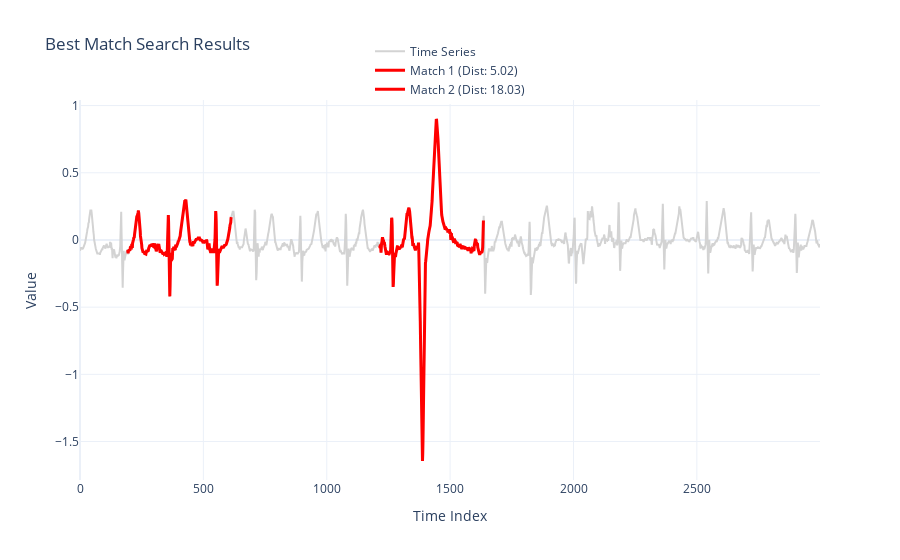

Notebook code cell kept with this figure:
### Markdown cell above
### **Задача 2.**

Проделайте такие же шаги для поиска по образцу, как и в задаче 1, но теперь вычислите профиль расстояния с помощью одной из выбранных вами версий алгоритма MASS. Для этого используйте стороннюю библиотеку *mass-ts*. Со списком всех функций, которые предоставляет данная библиотека, и их описанием вы можете ознакомиться в [репозитории библиотеки GitHub](https://github.com/matrix-profile-foundation/mass-ts).

Обратите внимание, что MASS 2 и MASS 3 возвращают профиль расстояния в виде вектора комплексных чисел. Для дальнейшей работы с профилем расстояния используйте только вещественные части комплексных чисел.

### Code cell
# 1. Вычисление профиля расстояния с помощью MASS 2
# Функция mass2 выполняет поиск с Z-нормализацией "на лету"
dist_profile_mass = mts.mass2(ts, query)

# 2. Обработка комплексных чисел
# MASS2 возвращает комплексные числа из-за FFT.
# Нам нужна только действительная часть, представляющая Евклидово расстояние.
dist_profile_mass = dist_profile_mass.real

# 3. Поиск Top-K похожих подпоследовательностей
mass_bestmatch_results = topK_match(dist_profile_mass, excl_zone, topK)

# 4. Вывод результатов
print("MASS Found indices:", mass_bestmatch_results['indices'])
print("MASS Distances:", mass_bestmatch_results['distances'])
# 5. Визуализация результатов
plot_bestmatch_results(ts, query, mass_bestmatch_results)

### Figure 1 — Plotly figure (JSON) as saved in the notebook; plotly's stock layout.template omitted (floating-point values rounded to 4 significant figures; data arrays with more than 128 entries replaced by an {"elided": "..."} marker saying what was removed)
{"data": [{"line": {"color": "lightgray", "width": 2}, "mode": "lines", "name": "Time Series", "type": "scatter", "y": {"elided": "3000 float values"}}, {"line": {"color": "red", "width": 3}, "mode": "lines", "name": "Match 1 (Dist: 5.02)", "type": "scatter", "x": {"elided": "421 int values"}, "y": {"elided": "421 float values"}}, {"line": {"color": "red", "width": 3}, "mode": "lines", "name": "Match 2 (Dist: 18.03)", "type": "scatter", "x": {"elided": "421 int values"}, "y": {"elided": "421 float values"}}], "layout": {"legend": {"x": 0.5, "xanchor": "auto", "y": 0.99, "yanchor": "bottom"}, "title": {"text": "Best Match Search Results"}, "xaxis": {"title": {"text": "Time Index"}}, "yaxis": {"title": {"text": "Value"}}}}
